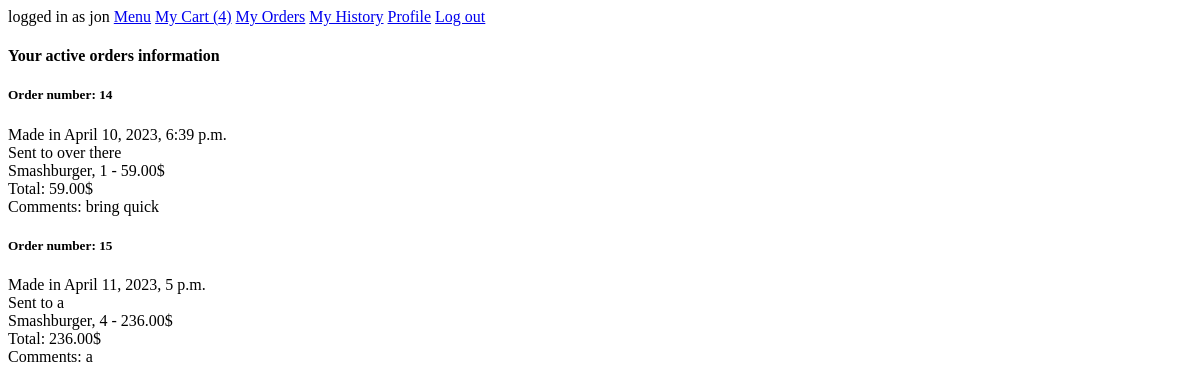
The page /delivery/ (signed in) on the database as committed earlier.
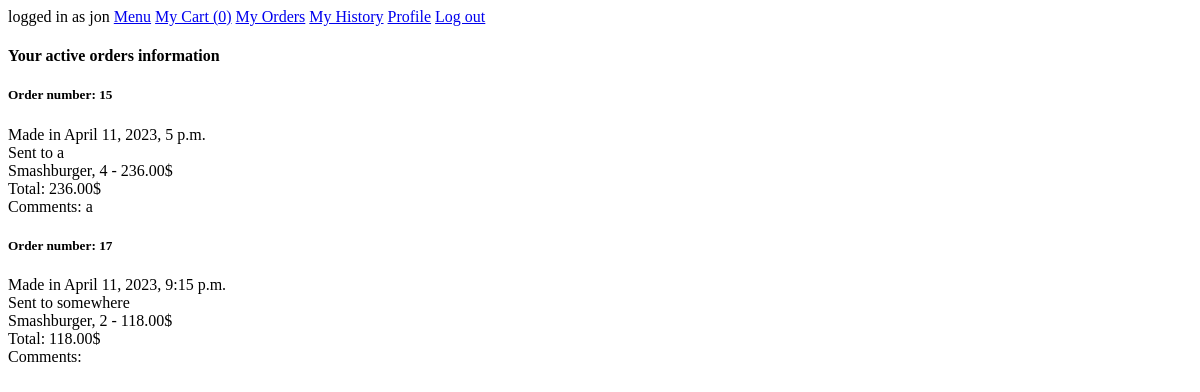
The same page on the database as committed later.
### main/models.py (models this page shows, shortened)
class Cart(models.Model):
    user = models.ForeignKey(User, on_delete=models.CASCADE, blank=False)
    @property
    def total_to_pay(self):
        total = sum(item.dish.price*item.amount for item in self.item_set.all())
        return total

class Item(models.Model):
    dish = models.ForeignKey(Dish, on_delete=models.CASCADE, blank=False)
    cart = models.ForeignKey(Cart, on_delete=models.CASCADE, blank=False)
    amount = models.IntegerField(blank=False, default=1)
    @property
    def item_total(self):
        total = self.amount * self.dish.price
        return total

class Delivery(models.Model):
    is_delivered = models.BooleanField(default=False)
    address = models.CharField(max_length=500, blank=False)
    comment = models.CharField(max_length=500, blank=True)
    created = models.DateTimeField(auto_now_add=True)
    order = models.OneToOneField(Cart, primary_key=True, on_delete=models.CASCADE)

class Dish(models.Model):
    name = models.CharField(max_length=200, blank=False)
    price = models.DecimalField(max_digits=5, decimal_places=2, blank=False)
    description = models.TextField(blank=False)
    image = models.CharField(max_length=500)
    is_gluten_free = models.BooleanField(default=False)
    is_vegeterian = models.BooleanField(default=False)
    category = models.ForeignKey(Category, on_delete=models.CASCADE)
    is_deleted = models.BooleanField(default=False)

### main/views.py (the view)
# urls.py: path('delivery/', views.show_delivery, name="show_delivery")
@login_required(login_url='user_login')
def show_delivery(request):
    open_orders = Delivery.objects.filter(order__user=request.user).filter(is_delivered=False)
    open_orders = sorted(request.user.cart_set.filter(delivery__is_delivered=False), key=lambda order: order.delivery.created)
    return render(request, 'main/delivery.html', {'open_orders':open_orders})

### main/templates/main/delivery.html (shortened to what this page needs)
{% extends 'main/layout.html' %}
{% block main-content %}
<h4>Your active orders information</h4>
{% for order in open_orders %}
    {% include 'common/order_details.html' %}
{% endfor %}
{% endblock main-content %}

### templates/common/user_menu.html
<div>
logged in as {{request.user.username}}
<a href="{% url 'all_dishes' %}">Menu</a>
{% if request.user.is_staff == True %}
    <a href="{% url 'manage_orders' %}">Open Orders</a>
    <a href="{% url 'show_orders_history' %}">Orders History</a>
    <a href="{% url 'show_categories' %}">Manage Categories</a>
    <a href="{% url 'show_dishes' %}">Manage Dishes</a>
{% else %}
    <a href="{% url 'show_cart' %}">My Cart ({{request.user.cart_set.last.item_set.all|length}})</a>
    <a href="{% url 'show_delivery' %}">My Orders</a>
    <a href="{% url 'user_history' %}">My History</a>
{% endif %}
<a href="{% url 'show_user_info' %}">Profile</a>
<a href="{% url 'user_logout' %}">Log out</a>
</div>

### templates/common/order_details.html
<div>
    <h5>Order number: {{order.delivery.order_id}}</h5>
    <div>Made in {{order.delivery.created}}</div>
    <div>Sent to {{order.delivery.address}}</div>
        {% for item in order.item_set.all %}
            <div>
                <div>
                    {{item.dish.name}}, {{item.amount}} - {{item.item_total}}$
                </div>
            </div>
        {% endfor %}
    <div>Total: {{order.total_to_pay}}$</div>
    <div>Comments: {{order.delivery.comment}}</div>
</div>

Rows that differ between the two databases and show on the page:
no longer on this page (row unchanged): Cart: delivery.order_id "14", delivery.created "April 10, 2023, 6:39 p.m.", delivery.address "over there", total_to_pay "59.00", delivery.comment "bring quick"
no longer on this page (row unchanged): Item: dish.name "Smashburger", amount "1", item_total "59.00", shown under "14"
now on this page (row unchanged): Cart: delivery.order_id "17", delivery.created "April 11, 2023, 9:15 p.m.", delivery.address "somewhere", total_to_pay "118.00"
added Item: dish.name "Smashburger", amount "2", item_total "118.00", shown under "17"
Other text that changed with them:
{{ request.user.cart_set.last.item_set.all|length }}: "4" → "0"
